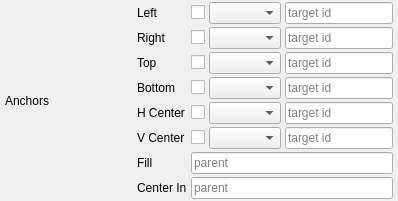
                     <widget class="QWidget" name="anchorRow" native="true">
                      <property name="minimumSize">
                       <size>
                        <width>0</width>
                        <height>64</height>
                       </size>
                      </property>
                      <layout class="QHBoxLayout" name="horizontalLayout_anchor">
                       <property name="spacing">
                        <number>4</number>
                       </property>
                       <property name="leftMargin">
                        <number>5</number>
                       </property>
                       <property name="topMargin">
                        <number>2</number>
                       </property>
                       <property name="rightMargin">
                        <number>5</number>
                       </property>
                       <property name="bottomMargin">
                        <number>2</number>
                       </property>
                       <item>
                        <widget class="QLabel" name="labelAnchor">
                         <property name="minimumSize">
                          <size>
                           <width>128</width>
                           <height>0</height>
                          </size>
                         </property>
                         <property name="text">
                          <string>Anchors</string>
                         </property>
                        </widget>
                       </item>
                       <item>
                        <widget class="QWidget" name="anchorContent" native="true">
                         <layout class="QGridLayout" name="gridLayout_anchor">
                          <property name="horizontalSpacing">
                           <number>4</number>
                          </property>
                          <property name="verticalSpacing">
                           <number>3</number>
                          </property>
                          <property name="leftMargin">
                           <number>0</number>
                          </property>
                          <property name="topMargin">
                           <number>0</number>
                          </property>
                          <property name="rightMargin">
                           <number>0</number>
                          </property>
                          <property name="bottomMargin">
                           <number>0</number>
                          </property>
                          <item row="0" column="0">
                           <widget class="QLabel" name="labelAnchorLeft">
                            <property name="text">
                             <string>Left</string>
                            </property>
                           </widget>
                          </item>
                          <item row="0" column="1">
                           <widget class="QCheckBox" name="anchorLeftCheckBox">
                            <property name="text">
                             <string/>
                            </property>
                           </widget>
                          </item>
                          <item row="0" column="2">
                           <widget class="QComboBox" name="anchorLeftTargetCombo"/>
                          </item>
                          <item row="0" column="3">
                           <widget class="QLineEdit" name="anchorLeftCustomLineEdit">
                            <property name="placeholderText">
                             <string>target id</string>
                            </property>
                           </widget>
                          </item>
                          <item row="1" column="0">
                           <widget class="QLabel" name="labelAnchorRight">
                            <property name="text">
                             <string>Right</string>
                            </property>
                           </widget>
                          </item>
                          <item row="1" column="1">
                           <widget class="QCheckBox" name="anchorRightCheckBox">
                            <property name="text">
                             <string/>
                            </property>
                           </widget>
                          </item>
                          <item row="1" column="2">
                           <widget class="QComboBox" name="anchorRightTargetCombo"/>
                          </item>
                          <item row="1" column="3">
                           <widget class="QLineEdit" name="anchorRightCustomLineEdit">
                            <property name="placeholderText">
                             <string>target id</string>
                            </property>
                           </widget>
                          </item>
                          <item row="2" column="0">
                           <widget class="QLabel" name="labelAnchorTop">
                            <property name="text">
                             <string>Top</string>
                            </property>
                           </widget>
                          </item>
                          <item row="2" column="1">
                           <widget class="QCheckBox" name="anchorTopCheckBox">
                            <property name="text">
                             <string/>
                            </property>
                           </widget>
                          </item>
                          <item row="2" column="2">
                           <widget class="QComboBox" name="anchorTopTargetCombo"/>
                          </item>
                          <item row="2" column="3">
                           <widget class="QLineEdit" name="anchorTopCustomLineEdit">
                            <property name="placeholderText">
                             <string>target id</string>
                            </property>
                           </widget>
                          </item>
                          <item row="3" column="0">
                           <widget class="QLabel" name="labelAnchorBottom">
                            <property name="text">
                             <string>Bottom</string>
                            </property>
                           </widget>
                          </item>
                          <item row="3" column="1">
                           <widget class="QCheckBox" name="anchorBottomCheckBox">
                            <property name="text">
                             <string/>
                            </property>
                           </widget>
                          </item>
                          <item row="3" column="2">
                           <widget class="QComboBox" name="anchorBottomTargetCombo"/>
                          </item>
                          <item row="3" column="3">
                           <widget class="QLineEdit" name="anchorBottomCustomLineEdit">
                            <property name="placeholderText">
                             <string>target id</string>
                            </property>
                           </widget>
                          </item>
                          <item row="4" column="0">
                           <widget class="QLabel" name="labelAnchorHCenter">
                            <property name="text">
                             <string>H Center</string>
                            </property>
                           </widget>
                          </item>
                          <item row="4" column="1">
                           <widget class="QCheckBox" name="anchorHCenterCheckBox">
                            <property name="text">
                             <string/>
                            </property>
                           </widget>
                          </item>
                          <item row="4" column="2">
                           <widget class="QComboBox" name="anchorHCenterTargetCombo"/>
                          </item>
                          <item row="4" column="3">
                           <widget class="QLineEdit" name="anchorHCenterCustomLineEdit">
                            <property name="placeholderText">
                             <string>target id</string>
                            </property>
                           </widget>
                          </item>
                          <item row="5" column="0">
                           <widget class="QLabel" name="labelAnchorVCenter">
                            <property name="text">
                             <string>V Center</string>
                            </property>
                           </widget>
                          </item>
                          <item row="5" column="1">
                           <widget class="QCheckBox" name="anchorVCenterCheckBox">
                            <property name="text">
                             <string/>
                            </property>
                           </widget>
                          </item>
                          <item row="5" column="2">
                           <widget class="QComboBox" name="anchorVCenterTargetCombo"/>
                          </item>
                          <item row="5" column="3">
                           <widget class="QLineEdit" name="anchorVCenterCustomLineEdit">
                            <property name="placeholderText">
                             <string>target id</string>
                            </property>
                           </widget>
                          </item>
                          <item row="6" column="0">
                           <widget class="QLabel" name="labelAnchorFill">
                            <property name="text">
                             <string>Fill</string>
                            </property>
                           </widget>
                          </item>
                          <item row="6" column="1" colspan="3">
                           <widget class="QLineEdit" name="anchorFillLineEdit">
                            <property name="placeholderText">
                             <string>parent</string>
                            </property>
                           </widget>
                          </item>
                          <item row="7" column="0">
                           <widget class="QLabel" name="labelAnchorCenterIn">
                            <property name="text">
                             <string>Center In</string>
                            </property>
                           </widget>
                          </item>
                          <item row="7" column="1" colspan="3">
                           <widget class="QLineEdit" name="anchorCenterInLineEdit">
                            <property name="placeholderText">
                             <string>parent</string>
                            </property>
                           </widget>
                          </item>
                         </layout>
                        </widget>
                       </item>
                      </layout>
                     </widget>
